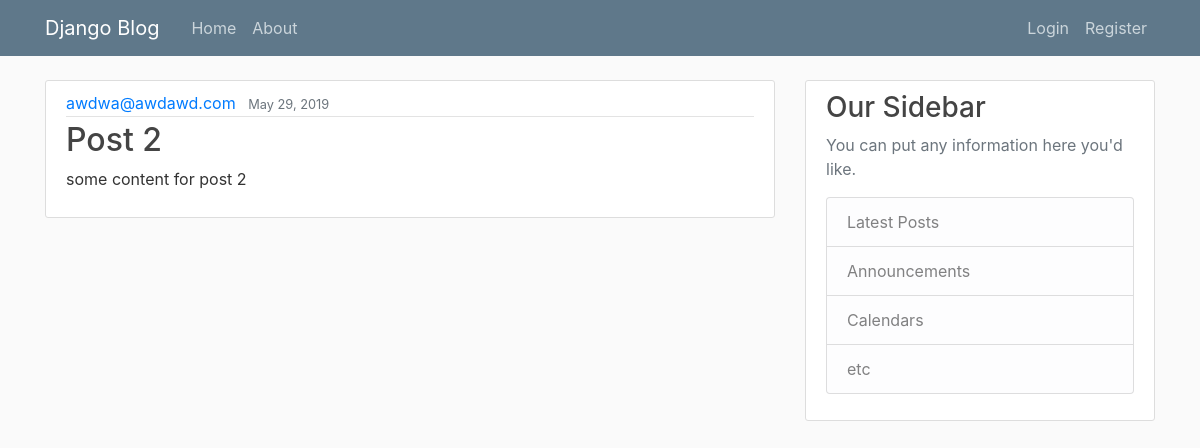
The app's page /post/2/ with its own data.
### test_task/models.py (models this page shows, shortened)
class Post(models.Model):
    title = models.CharField(max_length=120)
    content = models.TextField()
    date_posted = models.DateTimeField(default=timezone.now)
    author = models.ForeignKey(settings.AUTH_USER_MODEL, on_delete=models.CASCADE)

### users/models.py (models this page shows)
class CustomUser(AbstractUser):
    title = models.CharField(max_length=120)
    def __str__(self):
        return self.email

### test_task/views.py (the view)
# urls.py: path('post/<int:pk>/', PostDetailView.as_view(), name='post-detail'),
class PostDetailView(DetailView):
    model = Post

### test_task/templates/test_task/post_detail.html
{% extends "test_task/base.html" %}
{% block content %}
    <article class="media content-section">
        <div class="media-body">
            <div class="article-metadata">
                <a class="mr-2" href="#">{{ object.author }}</a>
                <small class="text-muted">{{ object.date_posted | date:"F d, Y" }}</small>
            </div>
            <h2 class="article-title">{{ object.title }}</h2>
            <p class="article-content">{{ object.content }}</p>
        </div>
    </article>
{% endblock content %}

### test_task/static/test_task/main.css (style rules this page uses)
body { background: #fafafa; color: #333333; margin-top: 5rem; }
h1, h2, h3, h4, h5, h6 { color: #444444; }
.content-section { background: #ffffff; padding: 10px 20px; border: 1px solid #dddddd; border-radius: 3px; margin-bottom: 20px; }
.article-title { color: #444444; }
.article-content { white-space: pre-line; }
.article-metadata { padding-bottom: 1px; margin-bottom: 4px; border-bottom: 1px solid #e3e3e3 }

### records on screen
Post: author "awdwa@awdawd.com", date_posted "May 29, 2019", title "Post 2", content "some content for post 2"
